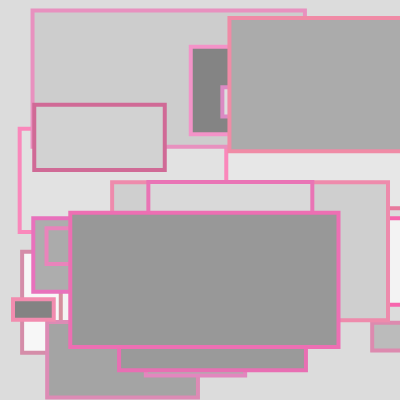
Frame 1 (no input)
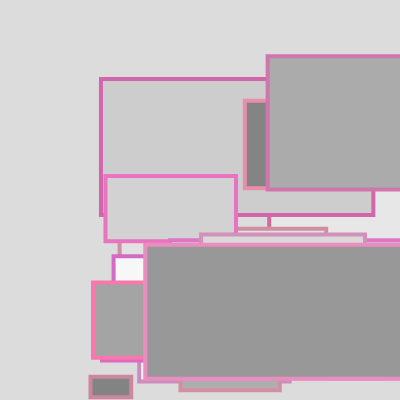
Frame 60 (no input)
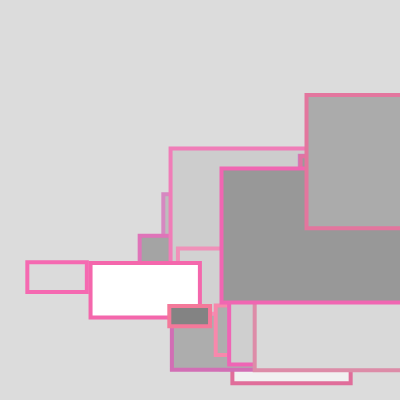
Frame 120 (the mouse pressed at the canvas centre since frame 60)

The p5.js sketch that drew these frames (run headless with seeded random() and noise() and a simulated clock; from frame 60 on, the mouse is pressed at the canvas centre):

// p5.js sketch
// ── sketch.js
// W6.2-2 Bouncing words inprogress
// https://editor.p5js.org/benjamin.bergery/sketches/Su-kanfYy


let bthings = [];

function setup() {
  createCanvas(400, 400);

  // fill array w/ new instances of Class

  for (let indy = 0; indy < poemLines.length; indy++) {
    let bradius = random(10, 70);
    let bspeed = random(0.5, 2);
    let xstart = (random(bradius, width - bradius));
    let ystart = (random(bradius, height - bradius));
    bthings[indy] = new Bthing(xstart, ystart, bradius, bspeed);
  }
}

function draw() {
  background(220);

  // for (let item of array)
  for (let bthing of bthings) {
    bthing.bounceRandom();
    // run class.function
  }
}

/*** CLASS ********************/

class Bthing {
  constructor(x, y, r, bsp) {
    this.x = x;
    this.y = y;
    this.r = r;
    this.xsp = bsp; // xspeed
    this.ysp = bsp; // yspeed
    this.gray = random(128,256);
  }

  // meta function inside class
  bounceRandom() {
    this.move();
    this.show();
    // this.colorBounce();
  }

  // display ball
  show() {
    stroke(random(200, 250), random(100, 150), random(150, 200));
    strokeWeight(4);
    fill(this.gray);
    rect(this.x - this.r, this.y - this.r, this.r * 4,this.r*2);
    
    // rect parameters needed tweeking
    // to bounce correctly
  }

  // move and bounce 
  move() {
    // move 
    this.x = this.x + this.xsp;
    this.y = this.y + this.ysp;

     //bounce x
    if (this.x >= width) {
      this.x = this.r;
    }

    //bounce x
    // if (this.x <= width - this.r || this.x <= 0 + this.r) {
    //   this.x = this.x+width;
    // }

    // bounce y
    if (this.y >= height - this.r || this.y <= 0 + this.r) {
      this.ysp = -this.ysp;
    }
  }
  

 
}



let poemLines = [
  "Like a guru",
  "Meditate",
  "Like a kettle",
  "Percolate",
  "Like a dagger",
  "Perforate",
  "Like a doctor",
  "Resuscitate",
  "Like a stream",
  "Irrigate",
  "Like a vitamin",
  "Invigorate",
  "Like an idea",
  "Rehabilitate",
  "Like a gong",
  "Resonate",
  "Like a mime",
  "Imitate",
  "Like a wine",
  "Inebriate",
  "Like an author",
  "Dedicate",
  "Like a gong",
  "Resonate",
  "Like a poem",
  "Celebrate",
];
/*******************************/
// based on my previous exercise https://editor.p5js.org/benjamin.bergery/sketches/WUlFUTdMe

   // stroke(random(150,250),random(100,150),random(150,250));

/*** NOTES ********************/

// don't make UNNEEDED GLOBALS
// let xstart = 0; // don't need to be global
// let ystart = 0;
// let indy = 0;

// NOTE console.log SLOWS DOWN sketch !!!
